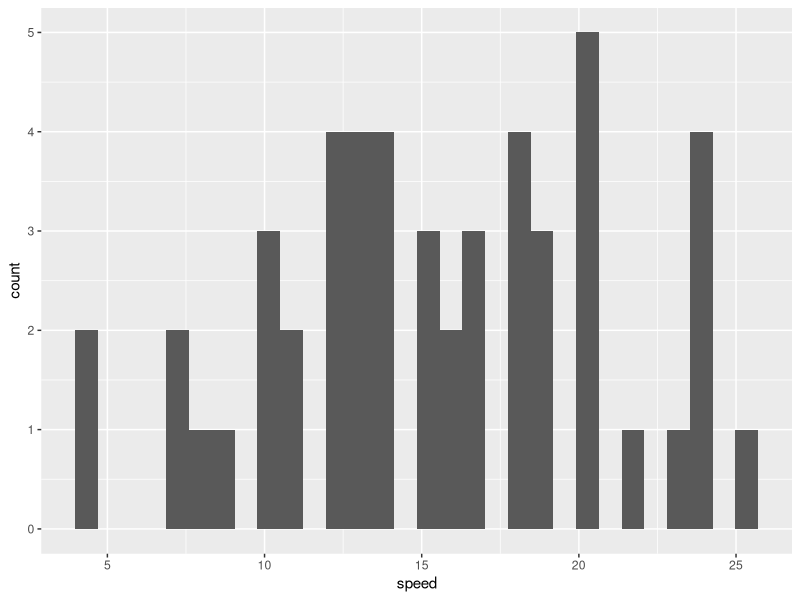
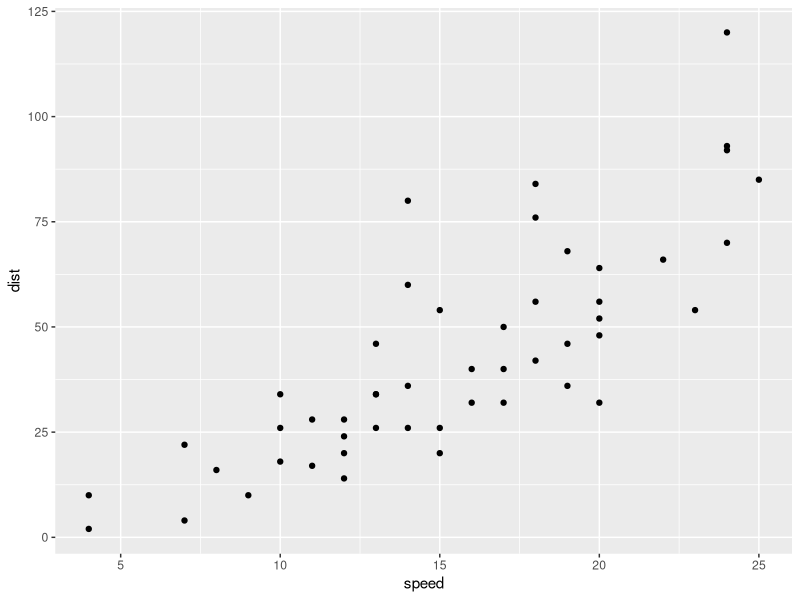

Write the R code that produced these figures, in order.
## ---- chunk 1
library(ggplot2)
## ---- chunk 2
cars <- cars
names(cars)
ggplot(cars,aes(x=speed))+
  geom_histogram()
ggplot(cars,aes(x=speed,y=dist))+
  geom_point()
